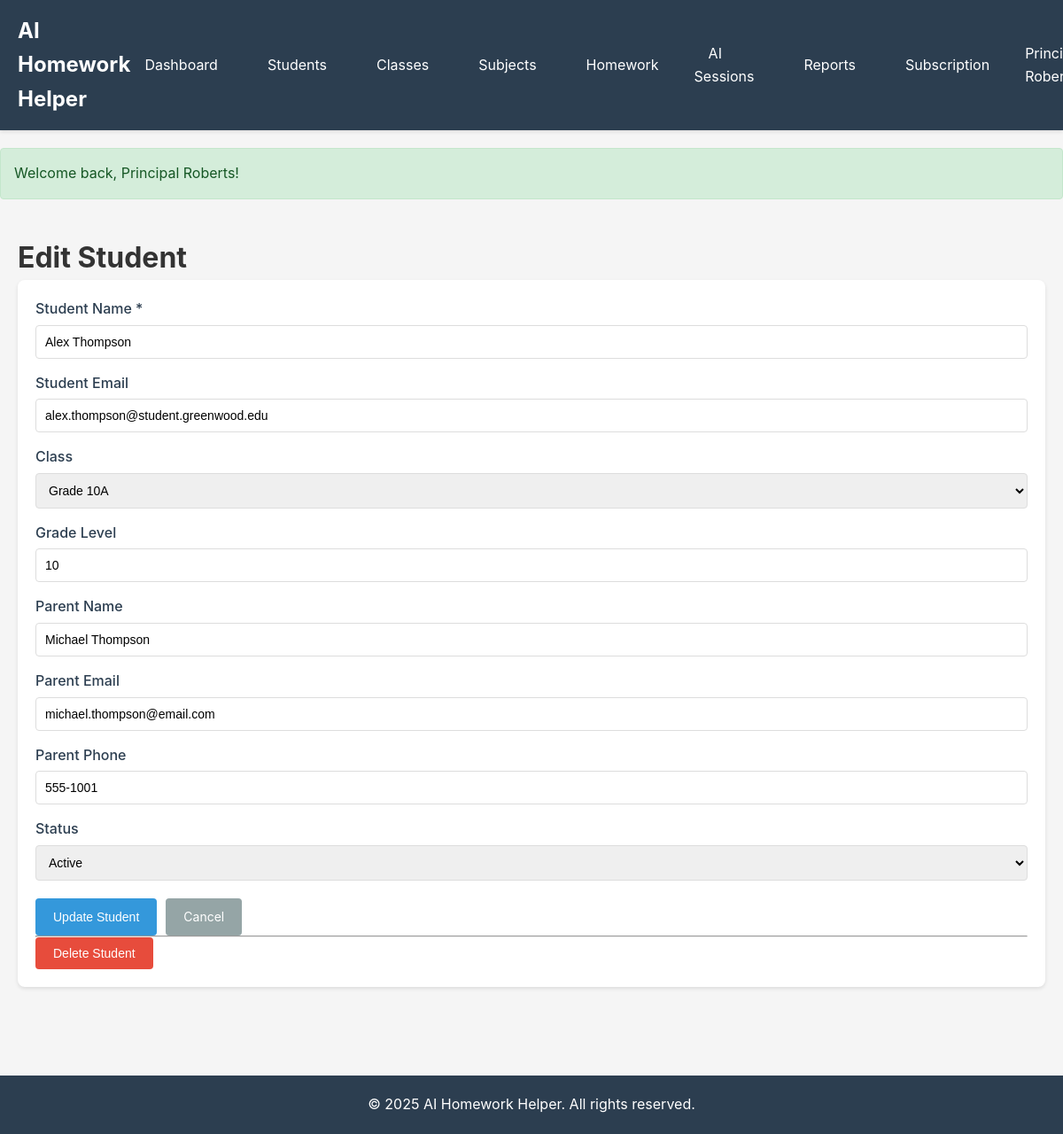
Page /students/1/edit (signed in) on the committed database.
### tables this page shows
CREATE TABLE `students` (
  `id` INT(11) UNSIGNED NOT NULL AUTO_INCREMENT,
  `tenant_id` INT(11) UNSIGNED NOT NULL,
  `user_id` INT(11) UNSIGNED NULL,
  `class_id` INT(11) UNSIGNED NULL,
  `name` VARCHAR(255) NOT NULL,
  `email` VARCHAR(255) NULL,
  `grade_level` VARCHAR(50) NULL,
  `parent_name` VARCHAR(255) NULL,
  `parent_email` VARCHAR(255) NULL,
  `parent_phone` VARCHAR(50) NULL,
  `avatar` VARCHAR(255) NULL,
  `status` ENUM('active', 'inactive') NOT NULL DEFAULT 'active',
  `created_at` DATETIME NOT NULL DEFAULT CURRENT_TIMESTAMP,
  `updated_at` DATETIME NULL ON UPDATE CURRENT_TIMESTAMP,
  PRIMARY KEY (`id`),
  KEY `tenant_id` (`tenant_id`),
  KEY `user_id` (`user_id`),
  KEY `class_id` (`class_id`),
  KEY `status` (`status`),
  FOREIGN KEY (`tenant_id`) REFERENCES `tenants` (`id`) ON DELETE CASCADE,
  FOREIGN KEY (`user_id`) REFERENCES `users` (`id`) ON DELETE SET NULL,
  FOREIGN KEY (`class_id`) REFERENCES `classes` (`id`) ON DELETE SET NULL
);

CREATE TABLE `classes` (
  `id` INT(11) UNSIGNED NOT NULL AUTO_INCREMENT,
  `tenant_id` INT(11) UNSIGNED NOT NULL,
  `name` VARCHAR(255) NOT NULL,
  `grade_level` VARCHAR(50) NULL,
  `description` TEXT NULL,
  `status` ENUM('active', 'archived') NOT NULL DEFAULT 'active',
  `created_at` DATETIME NOT NULL DEFAULT CURRENT_TIMESTAMP,
  `updated_at` DATETIME NULL ON UPDATE CURRENT_TIMESTAMP,
  PRIMARY KEY (`id`),
  KEY `tenant_id` (`tenant_id`),
  KEY `status` (`status`),
  FOREIGN KEY (`tenant_id`) REFERENCES `tenants` (`id`) ON DELETE CASCADE
);

### app/controllers/StudentController.php (called while the page is built, shortened)
<?php
class StudentController extends Controller
{
    public function edit($id)
    {
        $studentModel = $this->model('Student');
        $student = $studentModel->findById($id);
        $classModel = $this->model('ClassModel');
        $classes = $classModel->findAll(['status' => 'active'], 'name ASC');
        $data = [
            'student' => $student,
            'classes' => $classes,
        ];
        $this->view('students/edit', $data);
    }
}

### app/core/Router.php (called while the page is built, shortened)
<?php
class Router
{
    private $routes = [];
    private $method = 'index';
    private $params = [];
    public function add($method, $uri, $controller, $action)
    {
        $this->routes[] = [
            'method' => strtoupper($method),
            'uri' => $uri,
            'controller' => $controller,
            'action' => $action
        ];
    }
    public function dispatch()
    {
        $requestUri = $this->getUri();
        $requestMethod = $_SERVER['REQUEST_METHOD'];
        foreach ($this->routes as $route) {
            $pattern = $this->convertUriToRegex($route['uri']);
            if ($route['method'] === $requestMethod && preg_match($pattern, $requestUri, $matches)) {
                array_shift($matches);
                $this->method = $route['action'];
                $this->params = $matches;
                break;
            }
        }
        $this->execute();
    }
    private function execute()
    {
        $controllerInstance = new $this->controller();
        call_user_func_array([$controllerInstance, $this->method], $this->params);
    }
    private function getUri()
    {
        $uri = $_SERVER['REQUEST_URI'] ?? '/';
        $uri = strtok($uri, '?');
        return '/' . trim($uri, '/');
    }
    private function convertUriToRegex($uri)
    {
        $pattern = preg_replace('/\{([a-zA-Z0-9_]+)\}/', '([^/]+)', $uri);
        return '#^' . $pattern . '$#';
    }
}

### app/core/App.php (called while the page is built, shortened)
<?php
class App
{
    private $router;
    public function __construct()
    {
        $this->router = new Router();
    }
    public function run()
    {
        $this->router->dispatch();
    }
    private function loadRoutes()
    {
        $this->router->add('GET', '/', 'HomeController', 'index');
        $this->router->add('GET', '/login', 'AuthController', 'login');
        $this->router->add('POST', '/login', 'AuthController', 'loginPost');
        $this->router->add('GET', '/logout', 'AuthController', 'logout');
        $this->router->add('GET', '/register', 'AuthController', 'register');
        $this->router->add('POST', '/register', 'AuthController', 'registerPost');
        $this->router->add('GET', '/dashboard', 'DashboardController', 'index');
        $this->router->add('GET', '/students', 'StudentController', 'index');
        $this->router->add('GET', '/students/create', 'StudentController', 'create');
        $this->router->add('POST', '/students/create', 'StudentController', 'store');
        $this->router->add('GET', '/students/{id}', 'StudentController', 'show');
        $this->router->add('GET', '/students/{id}/edit', 'StudentController', 'edit');
        $this->router->add('POST', '/students/{id}/edit', 'StudentController', 'update');
        $this->router->add('POST', '/students/{id}/delete', 'StudentController', 'delete');
        $this->router->add('GET', '/teachers', 'TeacherController', 'index');
        $this->router->add('GET', '/teachers/create', 'TeacherController', 'create');
        $this->router->add('POST', '/teachers/create', 'TeacherController', 'store');
        $this->router->add('GET', '/teachers/{id}/edit', 'TeacherController', 'edit');
        $this->router->add('POST', '/teachers/{id}/edit', 'TeacherController', 'update');
        $this->router->add('POST', '/teachers/{id}/delete', 'TeacherController', 'delete');
        $this->router->add('GET', '/classes', 'ClassController', 'index');
        $this->router->add('GET', '/classes/create', 'ClassController', 'create');
        $this->router->add('POST', '/classes/create', 'ClassController', 'store');
        $this->router->add('GET', '/classes/{id}/edit', 'ClassController', 'edit');
        $this->router->add('POST', '/classes/{id}/edit', 'ClassController', 'update');
        $this->router->add('POST', '/classes/{id}/delete', 'ClassController', 'delete');
        $this->router->add('GET', '/subjects', 'SubjectController', 'index');
        $this->router->add('GET', '/subjects/create', 'SubjectController', 'create');
        $this->router->add('POST', '/subjects/create', 'SubjectController', 'store');
        $this->router->add('GET', '/subjects/{id}/edit', 'SubjectController', 'edit');
        $this->router->add('POST', '/subjects/{id}/edit', 'SubjectController', 'update');
        $this->router->add('POST', '/subjects/{id}/delete', 'SubjectController', 'delete');
        $this->router->add('GET', '/homework', 'HomeworkController', 'index');
        $this->router->add('GET', '/homework/create', 'HomeworkController', 'create');
        $this->router->add('POST', '/homework/create', 'HomeworkController', 'store');
        $this->router->add('GET', '/homework/{id}', 'HomeworkController', 'show');
        $this->router->add('POST', '/homework/{id}/ask-ai', 'HomeworkController', 'askAi');
        $this->router->add('POST', '/homework/{id}/status', 'HomeworkController', 'updateStatus');
        $this->router->add('POST', '/homework/{id}/delete', 'HomeworkController', 'delete');
        $this->router->add('GET', '/ai/sessions', 'AiController', 'sessions');
        $this->router->add('GET', '/ai/quiz/generate', 'AiController', 'generateQuiz');
        $this->router->add('POST', '/ai/quiz/generate', 'AiController', 'generateQuizPost');
        $this->router->add('GET', '/ai/quiz/{id}', 'AiController', 'showQuiz');
        $this->router->add('POST', '/ai/quiz/{id}/submit', 'AiController', 'submitQuiz');
        $this->router->add('GET', '/admin/subscription', 'SubscriptionController', 'index');
        $this->router->add('GET', '/admin/plans', 'SubscriptionController', 'plans');
        $this->router->add('POST', '/admin/subscription/change', 'SubscriptionController', 'changePlan');
        $this->router->add('GET', '/admin/billing', 'SubscriptionController', 'billing');
        $this->router->add('POST', '/admin/payment/simulate', 'SubscriptionController', 'simulatePayment');
        $this->router->add('GET', '/admin/tenants', 'TenantController', 'index');
        $this->router->add('GET', '/admin/tenants/create', 'TenantController', 'create');
        $this->router->add('POST', '/admin/tenants/create', 'TenantController', 'store');
        $this->router->add('GET', '/admin/tenants/{id}/edit', 'TenantController', 'edit');
        $this->router->add('POST', '/admin/tenants/{id}/edit', 'TenantController', 'update');
        $this->router->add('GET', '/admin/users', 'UserController', 'index');
        $this->router->add('GET', '/admin/users/create', 'UserController', 'create');
        $this->router->add('POST', '/admin/users/create', 'UserController', 'store');
        $this->router->add('GET', '/admin/users/{id}/edit', 'UserController', 'edit');
        $this->router->add('POST', '/admin/users/{id}/edit', 'UserController', 'update');
        $this->router->add('POST', '/admin/users/{id}/delete', 'UserController', 'delete');
        $this->router->add('GET', '/reports/homework', 'ReportController', 'homework');
        $this->router->add('GET', '/reports/performance', 'ReportController', 'performance');
        $this->router->add('GET', '/reports/usage', 'ReportController', 'usage');
        $this->router->add('POST', '/api/v1/homework/create', 'ApiController', 'createHomework');
        $this->router->add('GET', '/api/v1/homework/{id}', 'ApiController', 'getHomework');
    }
}

### public/index.php (called while the page is built, shortened)
<?php
require_once __DIR__ . '/../app/core/Database.php';
require_once __DIR__ . '/../app/core/Router.php';
require_once __DIR__ . '/../app/core/Controller.php';
require_once __DIR__ . '/../app/core/Model.php';
require_once __DIR__ . '/../app/core/App.php';
require_once __DIR__ . '/../app/helpers/Auth.php';
$app = new App();
$app->run();

### app/core/Database.php (called while the page is built, shortened)
<?php
class Database
{
    private static $instance = null;
    private $connection;
    private $host;
    private $dbname;
    private $username;
    private $password;
    private $charset;
    private function __construct()
    {
        $this->host = $_ENV['DB_HOST'] ?? 'localhost';
        $this->dbname = $_ENV['DB_NAME'] ?? 'ai_homework_helper';
        $this->username = $_ENV['DB_USER'] ?? 'root';
        $this->password = $_ENV['DB_PASS'] ?? '';
        $this->charset = 'utf8mb4';
    }
    public static function getInstance()
    {
        if (self::$instance === null) {
            self::$instance = new self();
        }
        return self::$instance;
    }
    private function connect()
    {
        $dsn = "mysql:host={$this->host};dbname={$this->dbname};charset={$this->charset}";
        $options = [
            PDO::ATTR_ERRMODE => PDO::ERRMODE_EXCEPTION,
            PDO::ATTR_DEFAULT_FETCH_MODE => PDO::FETCH_ASSOC,
            PDO::ATTR_EMULATE_PREPARES => false,
        ];
        try {
            $this->connection = new PDO($dsn, $this->username, $this->password, $options);
        } catch (PDOException $e) {
            die("Database connection failed: " . $e->getMessage());
        }
    }
    public function getConnection()
    {
        return $this->connection;
    }
}

### app/core/Model.php (called while the page is built, shortened)
<?php
class Model
{
    protected $db;
    protected $table;
    protected $tenantScoped = true;
    public function __construct()
    {
        $this->db = Database::getInstance()->getConnection();
    }
    public function findAll($where = [], $orderBy = 'id DESC', $limit = null, $offset = 0)
    {
        $sql = "SELECT * FROM {$this->table}";
        if ($this->tenantScoped && isset($_SESSION['tenant_id'])) {
            $where['tenant_id'] = $_SESSION['tenant_id'];
        }
        if (!empty($where)) {
            $conditions = [];
            foreach ($where as $key => $value) {
                $conditions[] = "{$key} = :{$key}";
            }
            $sql .= " WHERE " . implode(' AND ', $conditions);
        }
        if ($orderBy) {
            $sql .= " ORDER BY {$orderBy}";
        }
        $stmt = $this->db->prepare($sql);
        foreach ($where as $key => $value) {
            $stmt->bindValue(":{$key}", $value);
        }
        $stmt->execute();
        return $stmt->fetchAll();
    }
    public function findById($id)
    {
        $sql = "SELECT * FROM {$this->table} WHERE id = :id";
        if ($this->tenantScoped && isset($_SESSION['tenant_id'])) {
            $sql .= " AND tenant_id = :tenant_id";
        }
        $stmt = $this->db->prepare($sql);
        $stmt->bindValue(':id', $id, PDO::PARAM_INT);
        if ($this->tenantScoped && isset($_SESSION['tenant_id'])) {
            $stmt->bindValue(':tenant_id', $_SESSION['tenant_id'], PDO::PARAM_INT);
        }
        $stmt->execute();
        return $stmt->fetch();
    }
}

### app/helpers/Auth.php (called while the page is built, shortened)
<?php
class Auth
{
    public static function check()
    {
        return isset($_SESSION['user_id']);
    }
    public static function role()
    {
        return $_SESSION['role'] ?? null;
    }
    public static function hasRole($roles)
    {
        $userRole = self::role();
        if (is_array($roles)) {
            return in_array($userRole, $roles);
        }
        return $userRole === $roles;
    }
}

### app/views/students/edit.php (the view, shortened to what this page needs)
<?php require __DIR__ . '/../layouts/header.php'; ?>
<div class="container">
    <h1>Edit Student</h1>
    <div class="card">
        <form method="POST" action="/students/<?php echo $student['id']; ?>/edit">
            <div class="form-group">
                <label for="name">Student Name *</label>
                <input type="text" id="name" name="name" class="form-control" value="<?php echo htmlspecialchars($student['name']); ?>" required>
            </div>
            <div class="form-group">
                <label for="email">Student Email</label>
                <input type="email" id="email" name="email" class="form-control" value="<?php echo htmlspecialchars($student['email']); ?>">
            </div>
            <div class="form-group">
                <label for="class_id">Class</label>
                <select id="class_id" name="class_id" class="form-control">
                    <?php foreach ($classes as $class): ?>
                        <option value="<?php echo $class['id']; ?>" <?php echo $class['id'] == $student['class_id'] ? 'selected' : ''; ?>>
                            <?php echo htmlspecialchars($class['name']); ?>
                        </option>
                    <?php endforeach; ?>
                </select>
            </div>
            <div class="form-group">
                <label for="grade_level">Grade Level</label>
                <input type="text" id="grade_level" name="grade_level" class="form-control" value="<?php echo htmlspecialchars($student['grade_level']); ?>">
            </div>
            <div class="form-group">
                <label for="parent_name">Parent Name</label>
                <input type="text" id="parent_name" name="parent_name" class="form-control" value="<?php echo htmlspecialchars($student['parent_name']); ?>">
            </div>
            <div class="form-group">
                <label for="parent_email">Parent Email</label>
                <input type="email" id="parent_email" name="parent_email" class="form-control" value="<?php echo htmlspecialchars($student['parent_email']); ?>">
            </div>
            <div class="form-group">
                <label for="parent_phone">Parent Phone</label>
                <input type="text" id="parent_phone" name="parent_phone" class="form-control" value="<?php echo htmlspecialchars($student['parent_phone']); ?>">
            </div>
            <div class="form-group">
                <label for="status">Status</label>
                <select id="status" name="status" class="form-control">
                    <option value="active" <?php echo $student['status'] === 'active' ? 'selected' : ''; ?>>Active</option>
                </select>
            </div>
            <div class="form-actions">
                <button type="submit" class="btn btn-primary">Update Student</button>
                <a href="/students/<?php echo $student['id']; ?>" class="btn btn-secondary">Cancel</a>
            </div>
        </form>
        <?php if (Auth::hasRole('tenant_admin')): ?>
            <hr>
            <form method="POST" action="/students/<?php echo $student['id']; ?>/delete" onsubmit="return confirm('Are you sure you want to delete this student?');">
                <button type="submit" class="btn btn-danger">Delete Student</button>
            </form>
        <?php endif; ?>
    </div>
</div>
<?php require __DIR__ . '/../layouts/footer.php'; ?>

### rows in the picture
students: name "Alex Thompson", email "alex.thompson@student.greenwood.edu", class_id "Grade 10A", grade_level "10", parent_name "Michael Thompson", parent_email "michael.thompson@email.com", parent_phone "555-1001", status "Active"

### other values in the picture
$message "Welcome back, Principal Roberts!"
